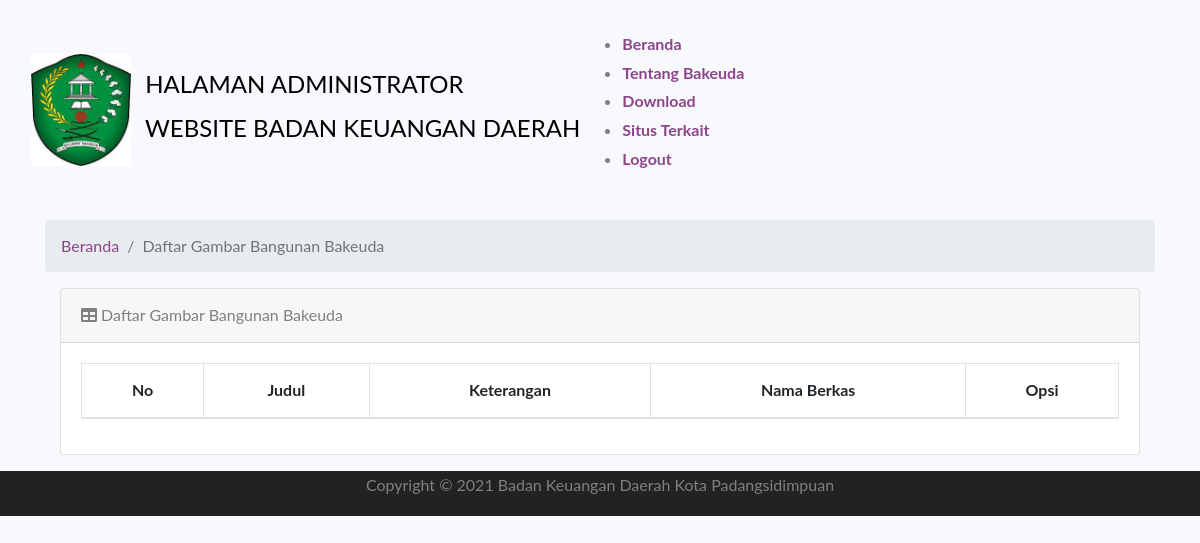
/index.php/administrator/bangunanbakeuda, run on an earlier commit of the app's database.
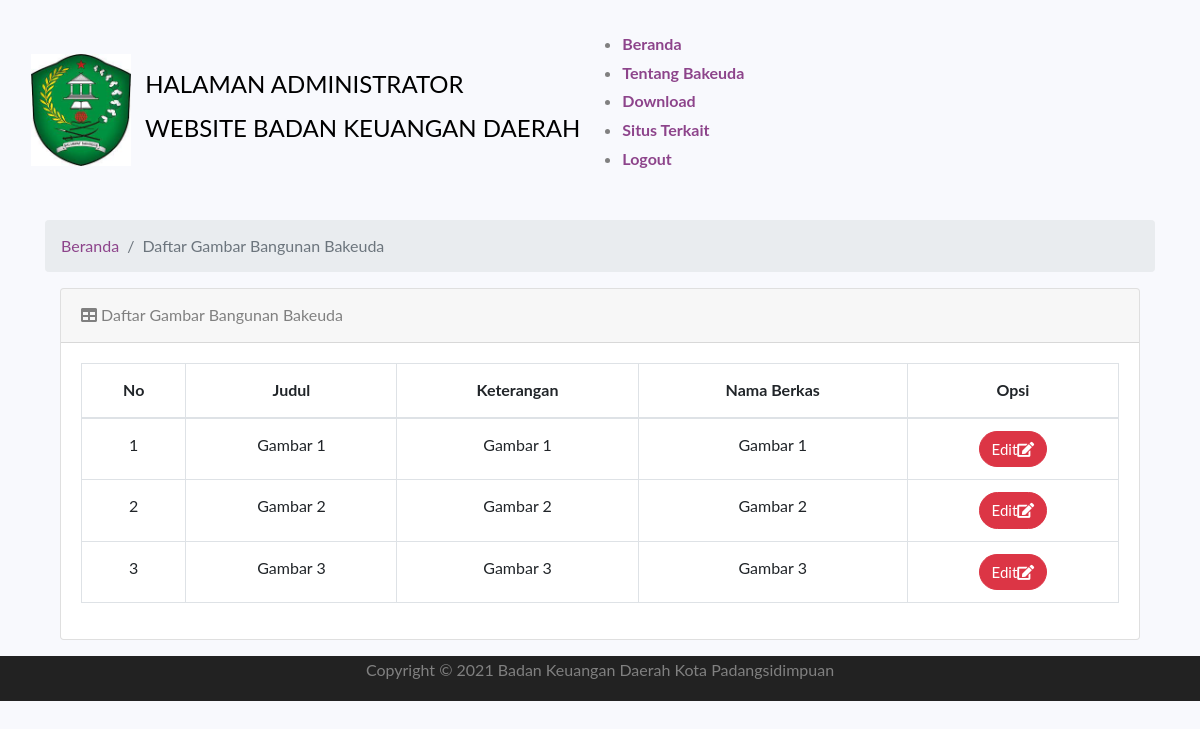
And on a later commit of the database.
### tables this page shows
CREATE TABLE `tbl_bangunanbakeuda` (
  `id_bangunanbakeuda` int(11) NOT NULL,
  `judul` varchar(128) NOT NULL,
  `keterangan` varchar(128) NOT NULL,
  `nama_berkas` varchar(128) NOT NULL
);

### application/controllers/Administrator.php (called while the page is built, shortened)
<?php
class Administrator extends CI_Controller {
	public function __construct()
	{
		$this->load->helper('url');
		$this->load->helper('form');
		$this->load->library('form_validation');
		$this->load->model('model_login');
		$this->load->model('model_download');
		$this->load->model('model_bangunanbakeuda');
		$this->load->model('model_slidegambarutama');
		$this->load->model('model_video');
		$this->load->model('model_berita');
		$this->load->library('session');
	}
	public function bangunanbakeuda()
	{
        $data['content'] = $this->model_bangunanbakeuda->Tampilbangunanbakeuda();
		$this->load->view('administrator/bangunanbakeuda',$data);
	}
}

### index.php (called while the page is built, shortened)
<?php
require_once BASEPATH.'core/CodeIgniter.php';

### application/models/Model_bangunanbakeuda.php (called while the page is built, shortened)
<?php if ( ! defined('BASEPATH')) exit('No direct script access allowed');
class Model_bangunanbakeuda extends CI_Model {
	function Tampilbangunanbakeuda()
    {
		$this->db->order_by('nama_berkas');
        return $this->db->from('tbl_bangunanbakeuda')
			->get();
    }
}

### application/views/administrator/bangunanbakeuda.php (the view, shortened to what this page needs)
<BR>
    <section id_bangunanbakeuda="services" class="services">
      <div class="container">
      <ol class="breadcrumb" >
        <li class="breadcrumb-item">
          <a href="<?php echo base_url('administrator/home')?>">Beranda</a>
        </li>
        <li class="breadcrumb-item active">Daftar Gambar Bangunan Bakeuda</li>
      </ol>
      <div class="container">
  <div class="card mb-3">
        <div class="card-header">
          <i class="fa fa-table"></i> Daftar Gambar Bangunan Bakeuda</div>
        <div class="card-body">
          <div class="table-responsive">
          <table class="table table-bordered" id="example" width="100%" cellspacing="0">
              <thead>
                <tr class="text-center">
                  <th>No</th>
                  <th>Judul</th>
                  <th>Keterangan</th>
                  <th>Nama Berkas</th>
                  <th>Opsi</th>
                </tr>
              </thead>
            <tbody  class="text-center">
                <tr>
                <?php
                  $i = 1;
                  foreach ($content->result() as $data) : ?>
                  <td><?= $i ?></td>
                  <td align="center"><?= $data->judul ?></td>
                  <td align="center"><?= $data->keterangan ?></td>
                  <td align="center"><?= $data->nama_berkas ?></td>
                  <td>
                  <a href="<?php echo base_url()?>administrator/action_editbangunanbakeuda/<?php echo $data->id_bangunanbakeuda; ?>" class="btn btn-danger">Edit<i class="fa fa-edit"></i></a>
                  </td>
                </tr>
                    <?php
                      $i++;
                    endforeach;
                  ?>
              </tbody>
            </table>
          </div>
        </div>
      </div>
    </div>
  </div>

What changed in the data, as far as the page shows it:
added tbl_bangunanbakeuda: judul "Gambar 1", keterangan "Gambar 1", nama_berkas "Gambar 1"
added tbl_bangunanbakeuda: judul "Gambar 2", keterangan "Gambar 2", nama_berkas "Gambar 2"
added tbl_bangunanbakeuda: judul "Gambar 3", keterangan "Gambar 3", nama_berkas "Gambar 3"
